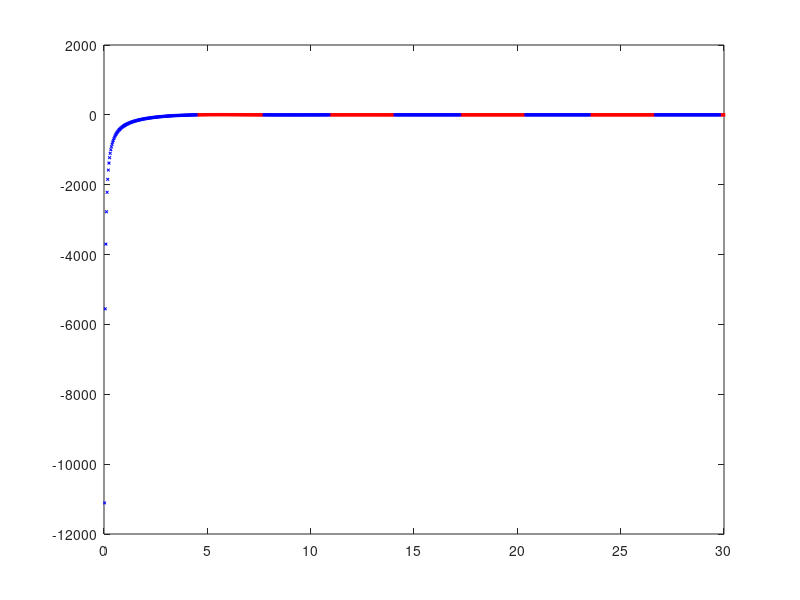

MATLAB code to generate this figure: (Note: this script raises an error after producing the figure.)
x = linspace(0,30, 1001);
x1 = linspace(0.1,0.45,31);
y = ((x.*cos(x)) - sin(x))./(x.^4);
y1 = cos(50.*x)./(x.^3);

posInd = y >= 0;
negInd = y <  0;

figure (1);clf
plot(x(posInd),y(posInd)*1e3,'rx','MarkerSize', 2)
hold on
plot(x(negInd),y(negInd)*1e3,'bx','MarkerSize', 2)
hline(0,'k:')

set(gca,'XTick',(2:2:8).*pi);
set(gca,'XTickLabels',{'2\pi','4\pi','6\pi','8\pi'})
% set(gca,'YTick',[]);
xlabel 'R'; ylabel '10^3 x J(R)'
set(gca,'fontsize', 11)


ylim([-2.5 ,5.5])

vline((2:2:8).*pi,'k:')


plot(x(y==max(y)),y(y==max(y))*1e3,'ko','MarkerSize', 13);